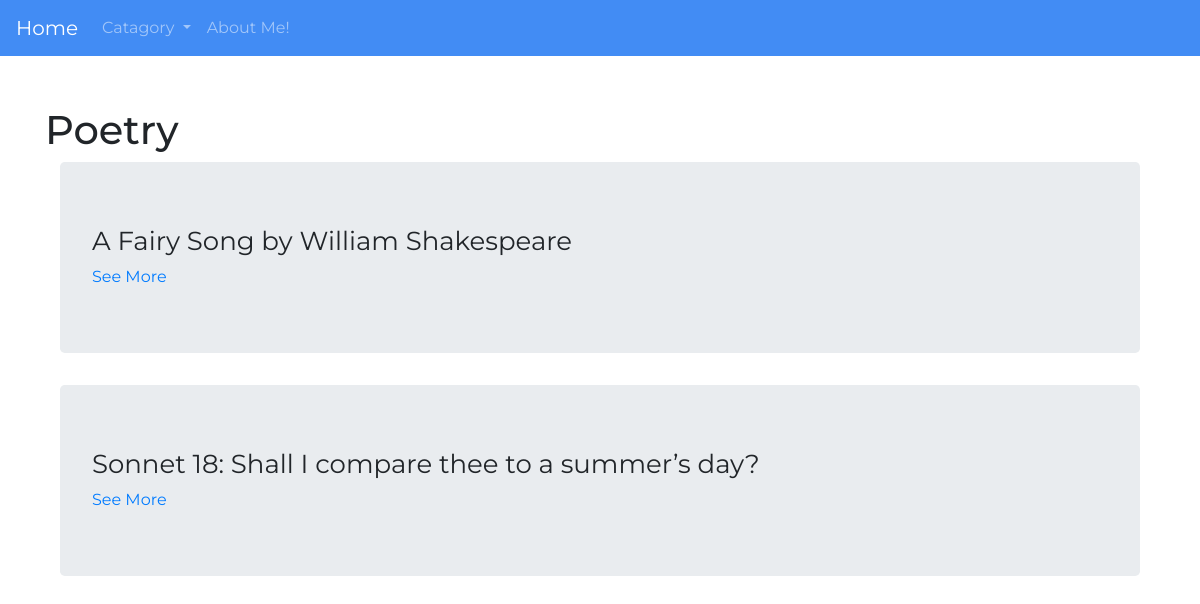
The app's page /first_app/catagory/?cat=Poetry with its own data.
### first_app/models.py (models this page shows, shortened)
class Catagory(models.Model):
    Name=models.CharField(max_length=40)

class Post(models.Model):
    PostId=models.AutoField(primary_key=True)
    Title=models.CharField(max_length=100)
    Body=models.CharField(max_length=1000000)
    Catagory=models.ForeignKey(Catagory)

### first_app/views.py (the view)
def catagory(request):
    get_catagory=request.GET["cat"]
    new_cat=Catagory.objects.get(Name=get_catagory)
    get_data=Post.objects.all().filter(Catagory=new_cat.id).order_by("-PostId")
    my_list={"catagory":catagory_list,"data":get_data,"current_catagory":get_catagory}
    return render(request,"first_app/catagory.html",my_list)

### templates/first_app/catagory.html (shortened to what this page needs)
<!DOCTYPE html>
{% extends 'first_app/base.html' %}
        {% block body_block %}
            <h1>{{current_catagory}}</h1>
            <div class="container">
            {% if data %}
                {% for Data in data %}
                <div class="jumbotron" style="font-size: 16px" >
                    <h3 class="display-4" style="font-size: 26px"><b>{{Data.Title}}</b></h3>
                    <a href="{% url 'first_app:details'%}?id={{Data.PostId}}">See More</a>
                </div>
                {% endfor %}
            {% else %}
                <p>No POSTS YET</p>
            {% endif %}
            </div>
        {% endblock %}

### records on screen
Catagory: Name "Poetry"
Post: Title "A Fairy Song by William Shakespeare"
Post: Title "Sonnet 18: Shall I compare thee to a summer’s day?"
